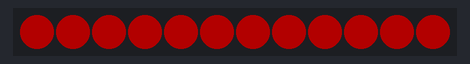
A sketch run on a simulated ATtiny85, built with avr-gcc and run on an emulated ATtiny85. Parts: 12 RGB LEDs in strip order, left to right. Dim RGB values are drawn brighter than linear.

Above: at 0.46 s.
At 19.94 s:
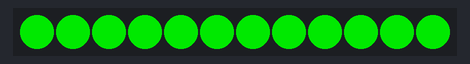
At 29.68 s:
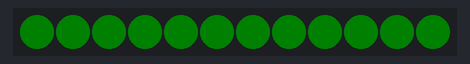
At 39.73 s:
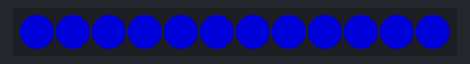

The sketch:

BouleNoel2024A04.ino
```cpp
  // BouleNoel2024A04
  // Battement Bleu, Vert, Rouge
  // ATtiny85
  // Ring 12 LEDs
  // claude.dufourmont@laposte.net
  // https://www.youtube.com/c/ClaudeDufourmont
  // https://github.com/claudiusmarius

  #include <Adafruit_NeoPixel.h>
  #define PIN 0
  #define NUM_LEDS 12
  // Parameter 1 = number of pixels in strip
  // Parameter 2 = pin number (most are valid)
  // Parameter 3 = pixel type flags, add together as needed:
  //   NEO_KHZ800  800 KHz bitstream (most NeoPixel products w/WS2812 LEDs)
  //   NEO_KHZ400  400 KHz (classic 'v1' (not v2) FLORA pixels, WS2811 drivers)
  //   NEO_GRB     Pixels are wired for GRB bitstream (most NeoPixel products)
  //   NEO_RGB     Pixels are wired for RGB bitstream (v1 FLORA pixels, not v2)
  Adafruit_NeoPixel strip = Adafruit_NeoPixel(NUM_LEDS, PIN, NEO_GRB + NEO_KHZ800);

  void setup()
  {
  strip.begin();
  strip.show(); // Initialize all pixels to 'off'
  }

  void loop()
  {
  RGBLoop();
  }

  void showStrip()
  {
   strip.show();
  }

  void setPixel(int Pixel, byte red, byte green, byte blue)
  {
  strip.setPixelColor(Pixel, strip.Color(red, green, blue));
  }

  void setAll(byte red, byte green, byte blue)
  {
  for(int i = 0; i < NUM_LEDS; i++ )
  {
  setPixel(i, red, green, blue);
  }
  showStrip();
  }

  void RGBLoop()
  {
  for(int j = 0; j < 3; j++ )
  {
  // Fade IN
  for(int k = 0; k < 256; k++)
  {
  switch(j)
  {
  case 0: setAll(k,0,0); break;
  case 1: setAll(0,k,0); break;
  case 2: setAll(0,0,k); break;
  }
  showStrip();
  delay(3);
  }
  // Fade OUT
  for(int k = 255; k >= 0; k--)
  {
  switch(j)
  {
  case 0: setAll(k,0,0); break;
  case 1: setAll(0,k,0); break;
  case 2: setAll(0,0,k); break;
  }
  showStrip();
  delay(3);
  }
  }
  }
```
